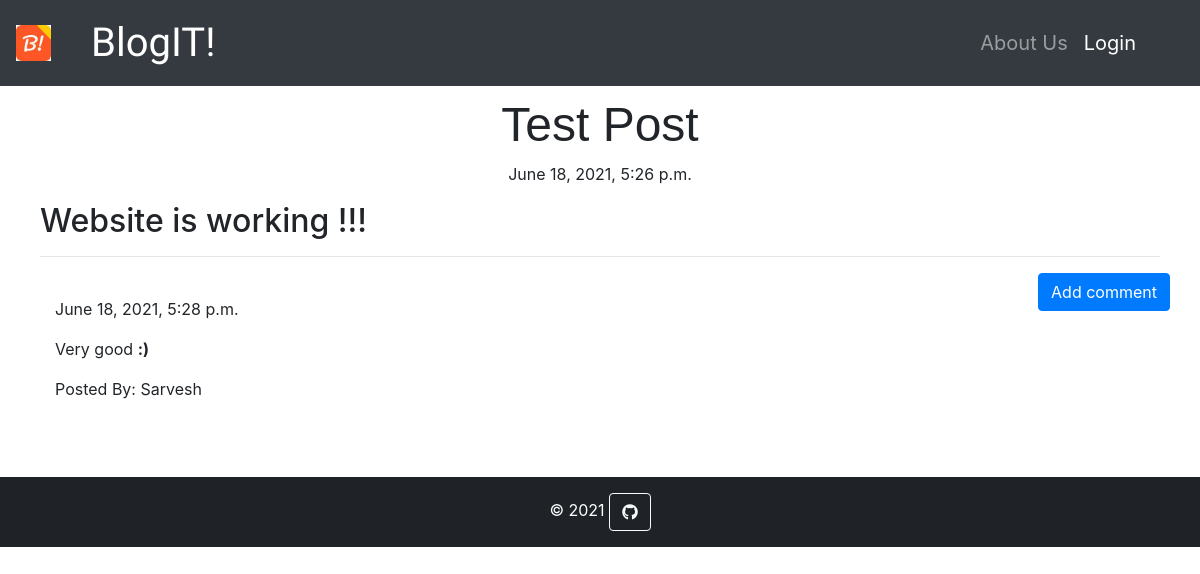
The app's page /post/4 with its own data.
### blog/models.py (models this page shows, shortened)
class Post(models.Model):
    author = models.ForeignKey('auth.User', on_delete=models.CASCADE)
    title = models.CharField(max_length=200)
    text = models.TextField()
    created_date = models.DateTimeField(default=timezone.now)
    published_date = models.DateTimeField(blank=True,null=True)

class Comment(models.Model):
    post = models.ForeignKey('blog.Post', related_name='comments', on_delete=models.CASCADE)
    author = models.CharField(max_length=200)
    text = models.TextField()
    created_date = models.DateTimeField(default=timezone.now())
    approved_comment = models.BooleanField(default=False)

### blog/views.py (the view)
# urls.py: url(r'^post/(?P<pk>\d+)$',views.PostDetailView.as_view(),name='post_detail'),
class PostDetailView(DetailView):
    model = Post

### blog/templates/blog/post_detail.html (shortened to what this page needs)
{% extends 'blog/base.html' %}
{% block content %}
    <h1 class="posttitle loader">{{post.title}}</h1>
    {% if post.published_date %}
        <div class="date postdate">
            {{ post.published_date }}
        </div>
    {% else %}
        <a class="btn btn-default" href="{% url 'post_publish' pk=post.pk %}">Publish</a>
    {% endif %}
    <p class='postcontent'>{{post.text|safe|linebreaksbr}}</p>
    <hr>
    <a class="btn btn-primary btn-comment" href="{% url 'add_comment_to_post' pk=post.pk %}">Add comment</a>
    <div class="container">
        {% for comment in post.comments.all %}
            <br>
            {% if user.is_authenticated or comment.approved_comment %}
                {{comment.created_date}}
                <p>{{comment.text|safe|linebreaks}}</p>
                <p>Posted By: {{comment.author}}</p>
            {% endif %}
            {% empty %}
                <p>No Comments</p>
        {% endfor %}
    </div>
{% endblock content %}

### blog/static/css/blog.css (style rules this page uses)
.postdate { text-align: center; }
.posttitle { font-family:'Russo One',sans-serif; font-size: 3em; text-align: center; }
.postcontent { font-family: 'Motserrat',sans-serif; font-size: 1.5em; }
.btn-comment { position: absolute; right: 0px; }

### records on screen
Post: title "Test Post", published_date "June 18, 2021, 5:26 p.m.", text "Website is working !!!"
Comment: created_date "June 18, 2021, 5:28 p.m.", text "Very good :)", author "Sarvesh"
